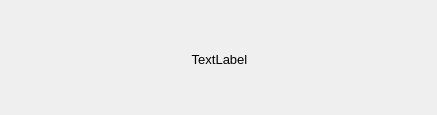
<?xml version="1.0" encoding="UTF-8"?>
<ui version="4.0">
 <class>InfoBox</class>
 <widget class="QDialog" name="InfoBox">
  <property name="windowModality">
   <enum>Qt::WindowModal</enum>
  </property>
  <property name="geometry">
   <rect>
    <x>0</x>
    <y>0</y>
    <width>437</width>
    <height>115</height>
   </rect>
  </property>
  <property name="contextMenuPolicy">
   <enum>Qt::NoContextMenu</enum>
  </property>
  <property name="windowTitle">
   <string>Information</string>
  </property>
  <property name="modal">
   <bool>true</bool>
  </property>
  <widget class="QWidget" name="verticalLayoutWidget">
   <property name="geometry">
    <rect>
     <x>9</x>
     <y>9</y>
     <width>421</width>
     <height>101</height>
    </rect>
   </property>
   <layout class="QVBoxLayout" name="layoutMain">
    <item>
     <widget class="QLabel" name="lbMsg">
      <property name="font">
       <font>
        <pointsize>10</pointsize>
       </font>
      </property>
      <property name="text">
       <string>TextLabel</string>
      </property>
      <property name="scaledContents">
       <bool>false</bool>
      </property>
      <property name="alignment">
       <set>Qt::AlignCenter</set>
      </property>
     </widget>
    </item>
   </layout>
  </widget>
 </widget>
 <resources/>
 <connections/>
</ui>
